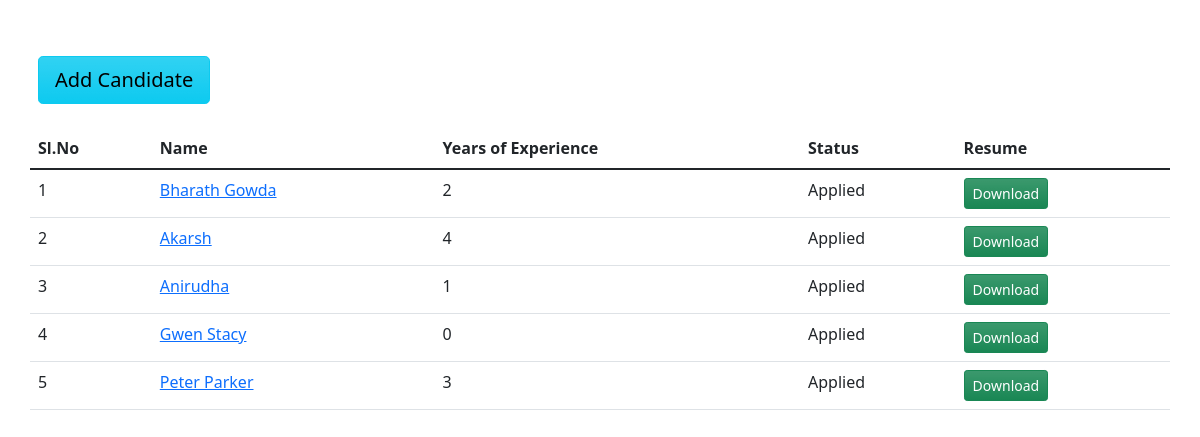
Before: / with the older database file.
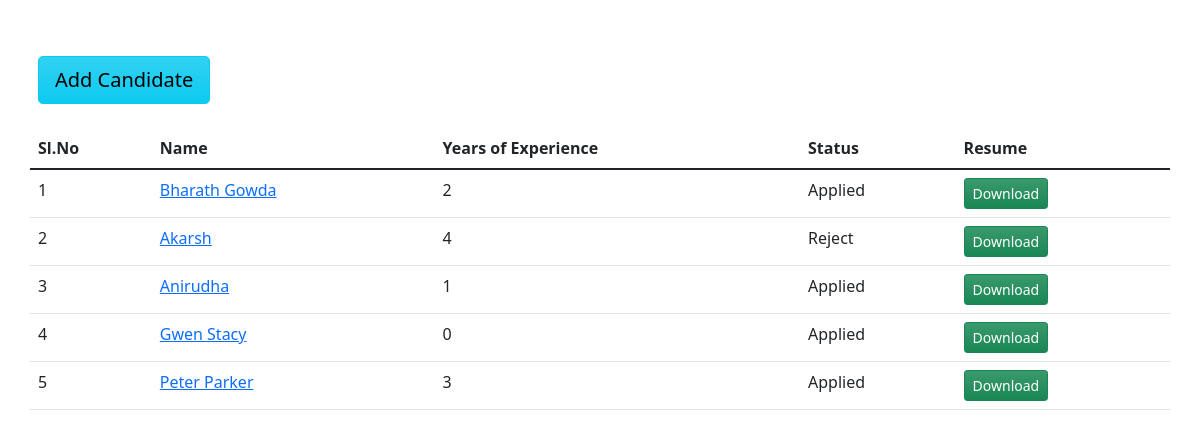
After: the same page with the newer database file.
### base/models.py (models this page shows, shortened)
class candidate_info(models.Model):
    name = models.CharField(max_length=25)
    phone = models.CharField(max_length=13)
    address = models.TextField()
    course = models.CharField(max_length=25)
    degree = models.CharField(max_length=25)
    yoe = models.IntegerField(null=True)
    pcompany = models.CharField(max_length=30)
    skills = models.TextField()
    resume = models.FileField(upload_to="media")
    status = models.CharField(max_length=25, default="Applied")

### base/views.py (the view)
# urls.py: path('', views.home, name="home"),
def home(request):
    data = candidate_info.objects.all()
    context = {'data': data}
    return render(request, 'base/home.html', context)

### base/templates/base/home.html (shortened to what this page needs)
{% extends 'main.html' %}
{% block body %}
<br>
<br>
<div class="mb-3 container b-flex p-2">
    <a class="btn btn-lg btn-info bg-gradient" href="add" role="button">Add Candidate</a>
    </div>
    <table class="table mb-3 container b-flex p-2">
        <thead>
          <tr>
            <th scope="col">Sl.No</th>
            <th scope="col">Name</th>
            <th scope="col">Years of Experience</th>
            <th scope="col">Status</th>
            <th scope="col">Resume</th>
          </tr>
        </thead>
        <tbody>
            {% for D in data %}
          <tr>
            <td>{{ forloop.counter }}</td>
            <td><a href="{% url 'candidate' D.id %}">{{D.name}}</a></td>
            <td>{{D.yoe}}</td>
            <td>{{D.status}}</td>
            <td><a class="btn btn-sm btn-success bg-gradient" href="{% url 'download' D.id %}" role="button">Download</a></td>
          </tr>
          {% endfor %}
        </tbody>
      </table>
{% endblock %}

### templates/main.html (shortened to what this page needs)
<!doctype html>
<html lang="en">
  <head>
    <link href="https://cdn.jsdelivr.net/npm/bootstrap@5.1.3/dist/css/bootstrap.min.css" rel="stylesheet">
  </head>
  <body>
        {% block body %}
        {% endblock %}
  </body>
</html>

Changed rows visible on the page:
changed candidate_info "Akarsh": status "Applied" → "Reject"
